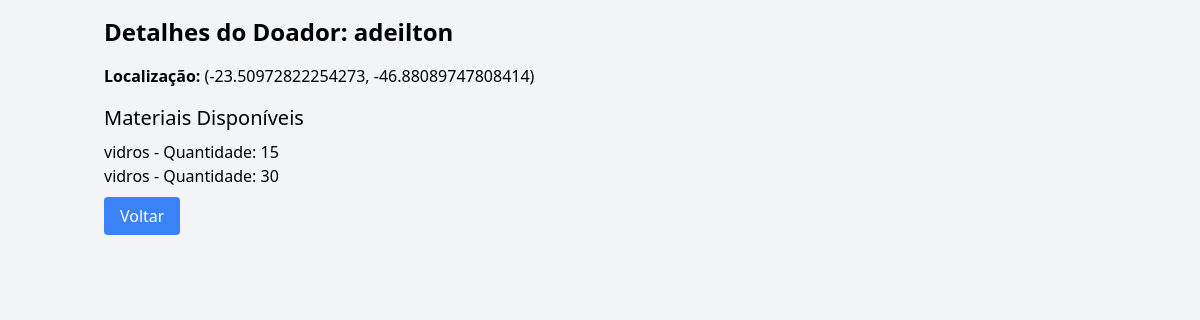
Page /doador_details/2/4 (signed in) on the committed database.
### tables this page shows
CREATE TABLE users (
                    id INTEGER PRIMARY KEY AUTOINCREMENT,
                    username TEXT UNIQUE NOT NULL,
                    password TEXT NOT NULL,
                    role TEXT NOT NULL,
                    latitude REAL,
                    longitude REAL);

CREATE TABLE materials (
                    id INTEGER PRIMARY KEY AUTOINCREMENT,
                    user_id INTEGER,
                    material_type TEXT NOT NULL,
                    quantity INTEGER NOT NULL,
                    FOREIGN KEY (user_id) REFERENCES users (id));

### app.py (the view)
@app.route('/doador_details/<int:user_id>/<int:doador_id>')
def doador_details(user_id, doador_id):
    if 'user_id' not in session or session['user_id'] != user_id:
        flash('Por favor, faça login para visualizar detalhes.', 'error')
        return redirect(url_for('login'))
    conn = sqlite3.connect('recyclable_platform.db')
    c = conn.cursor()
    c.execute('SELECT role FROM users WHERE id = ?', (user_id,))
    user = c.fetchone()
    if user[0] != 'coletor':
        flash('Apenas coletores podem visualizar detalhes de doadores.', 'error')
        conn.close()
        return redirect(url_for('dashboard', user_id=user_id))
    c.execute('SELECT username, latitude, longitude FROM users WHERE id = ?', (doador_id,))
    doador = c.fetchone()
    if not doador:
        flash('Doador não encontrado.', 'error')
        conn.close()
        return redirect(url_for('dashboard', user_id=user_id))
    c.execute('SELECT material_type, quantity FROM materials WHERE user_id = ?', (doador_id,))
    materiais = c.fetchall()
    conn.close()
    return render_template('doador_details.html', doador=doador, materiais=materiais, user_id=user_id)

### templates/doador_details.html (shortened to what this page needs)
<!DOCTYPE html>
<html>
<head>
    <link href="https://cdn.jsdelivr.net/npm/tailwindcss@2.2.19/dist/tailwind.min.css" rel="stylesheet">
</head>
<body class="bg-gray-100">
    <div class="container mx-auto p-4">
        <h1 class="text-2xl font-bold mb-4">Detalhes do Doador: {{ doador[0] }}</h1>
        <p><strong>Localização:</strong> ({{ doador[1] }}, {{ doador[2] }})</p>
        <h2 class="text-xl mb-2 mt-4">Materiais Disponíveis</h2>
        {% if materiais %}
            <ul class="mb-4">
                {% for material in materiais %}
                    <li>{{ material[0] }} - Quantidade: {{ material[1] }}</li>
                {% endfor %}
            </ul>
        {% else %}
            <p>Nenhum material disponível.</p>
        {% endif %}
        <a href="{{ url_for('dashboard', user_id=user_id) }}" class="bg-blue-500 text-white px-4 py-2 rounded">Voltar</a>
    </div>
</body>
</html>

### rows in the picture
users: username "adeilton", latitude "-23.50972822254273", longitude "-46.88089747808414"
materials: material_type "vidros", quantity "15"
materials: material_type "vidros", quantity "30"
